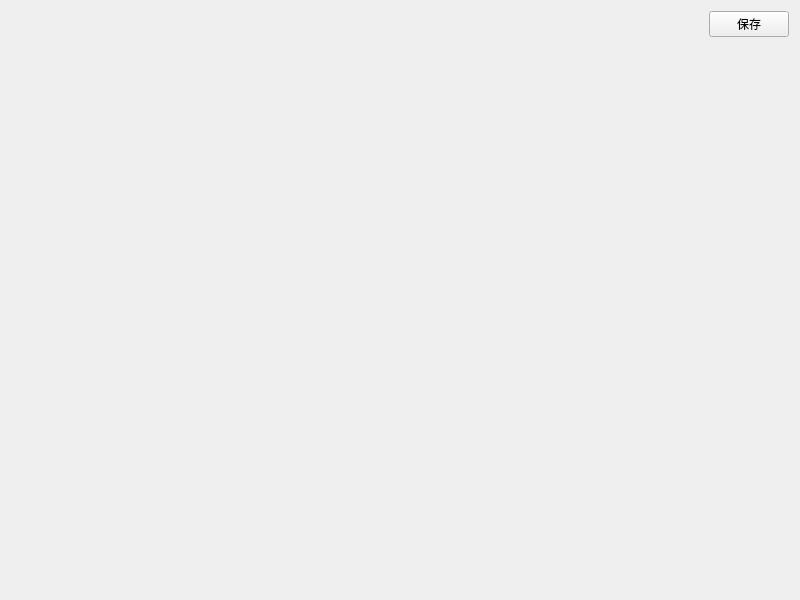
<?xml version="1.0" encoding="UTF-8"?>
<ui version="4.0">
 <class>Maximumentropy</class>
 <widget class="QWidget" name="Maximumentropy">
  <property name="geometry">
   <rect>
    <x>0</x>
    <y>0</y>
    <width>800</width>
    <height>600</height>
   </rect>
  </property>
  <property name="windowTitle">
   <string>Maximumentropy</string>
  </property>
  <layout class="QGridLayout" name="gridLayout">
   <item row="1" column="0">
    <widget class="MyLabel" name="label">
     <property name="text">
      <string/>
     </property>
    </widget>
   </item>
   <item row="0" column="0" alignment="Qt::AlignRight">
    <widget class="QPushButton" name="pushButton">
     <property name="text">
      <string>保存</string>
     </property>
    </widget>
   </item>
  </layout>
 </widget>
 <layoutdefault spacing="6" margin="11"/>
 <customwidgets>
  <customwidget>
   <class>MyLabel</class>
   <extends>QLabel</extends>
   <header>MyLabel.h</header>
  </customwidget>
 </customwidgets>
 <resources/>
 <connections/>
</ui>
